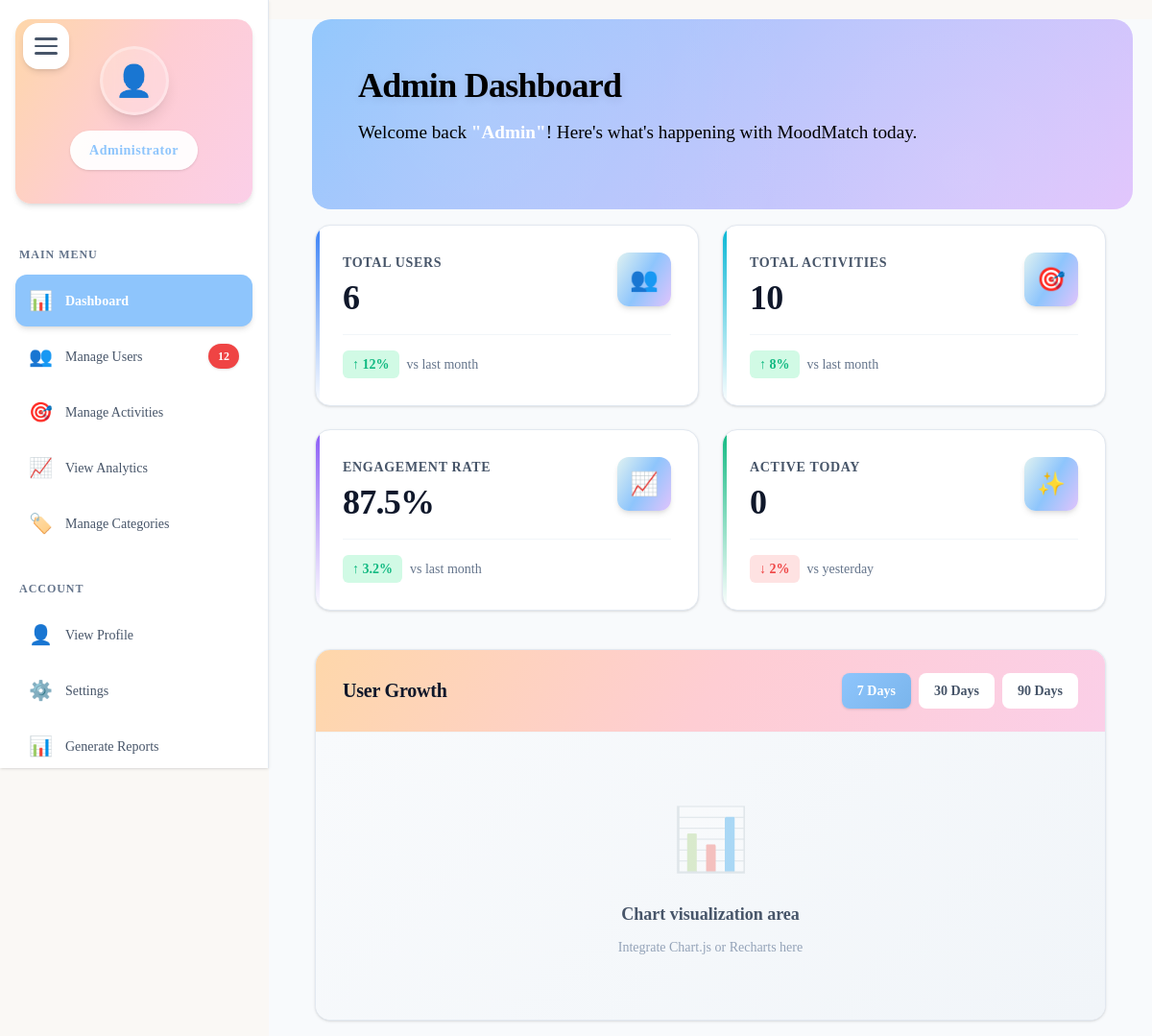
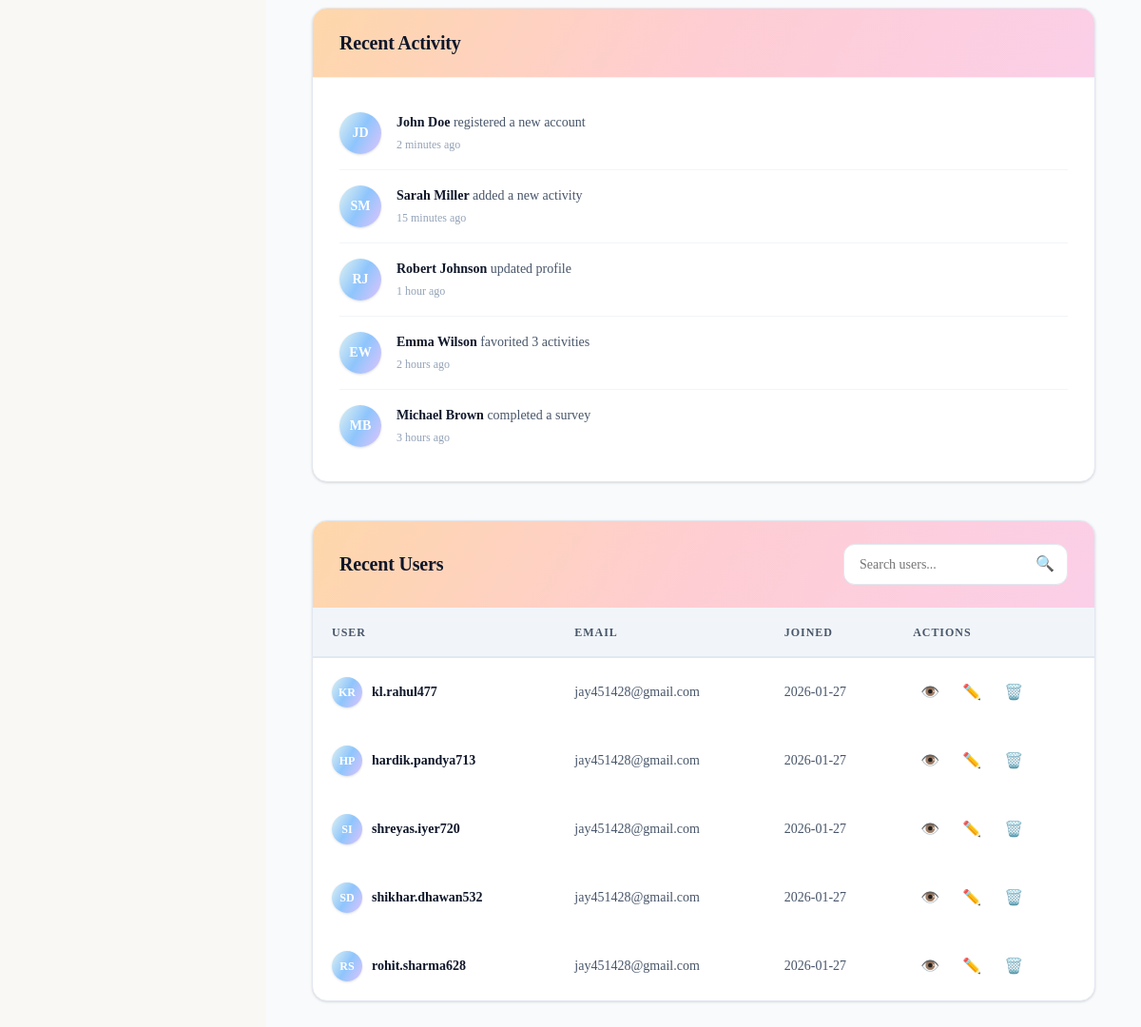
The app's page /admin/admin_dashboard (signed in), older data (2 pictures, top to bottom).
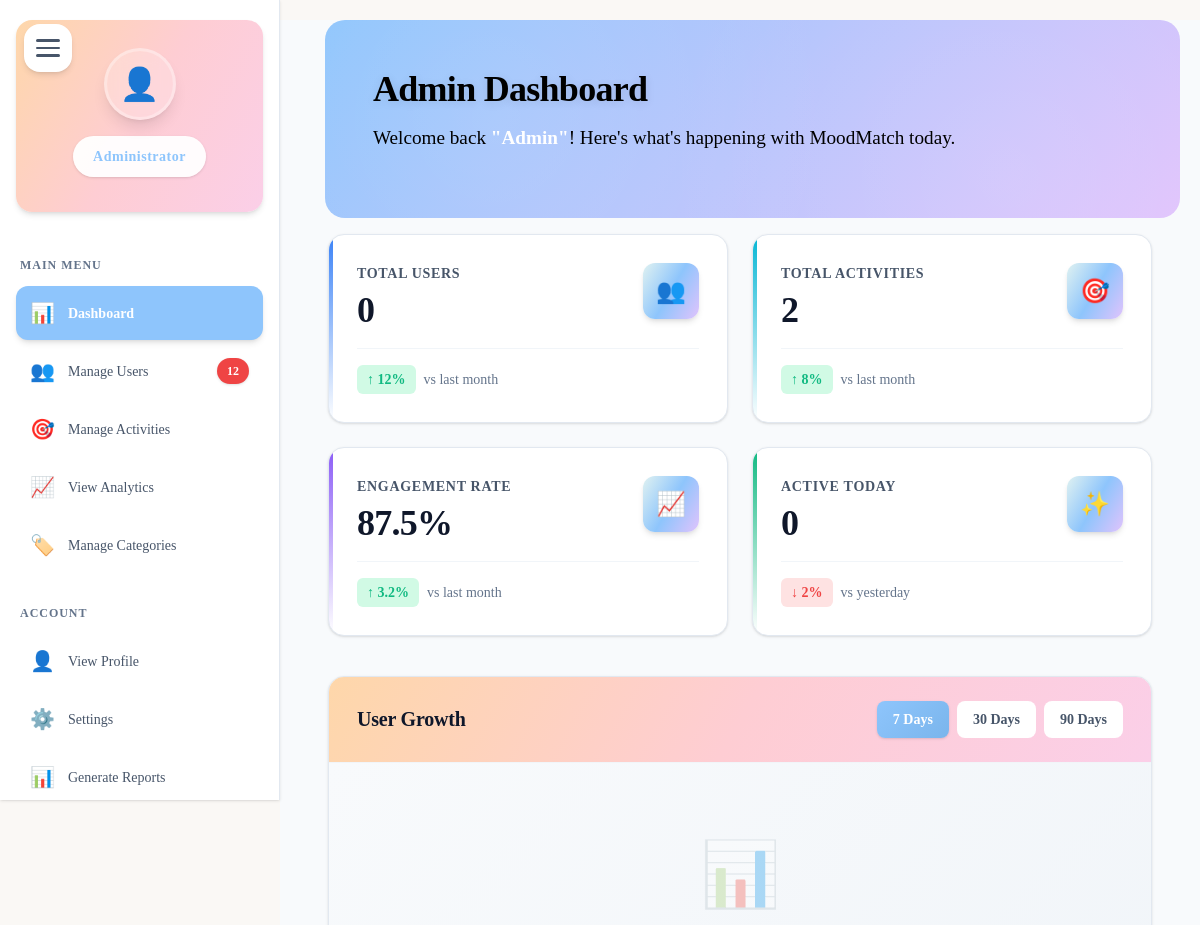
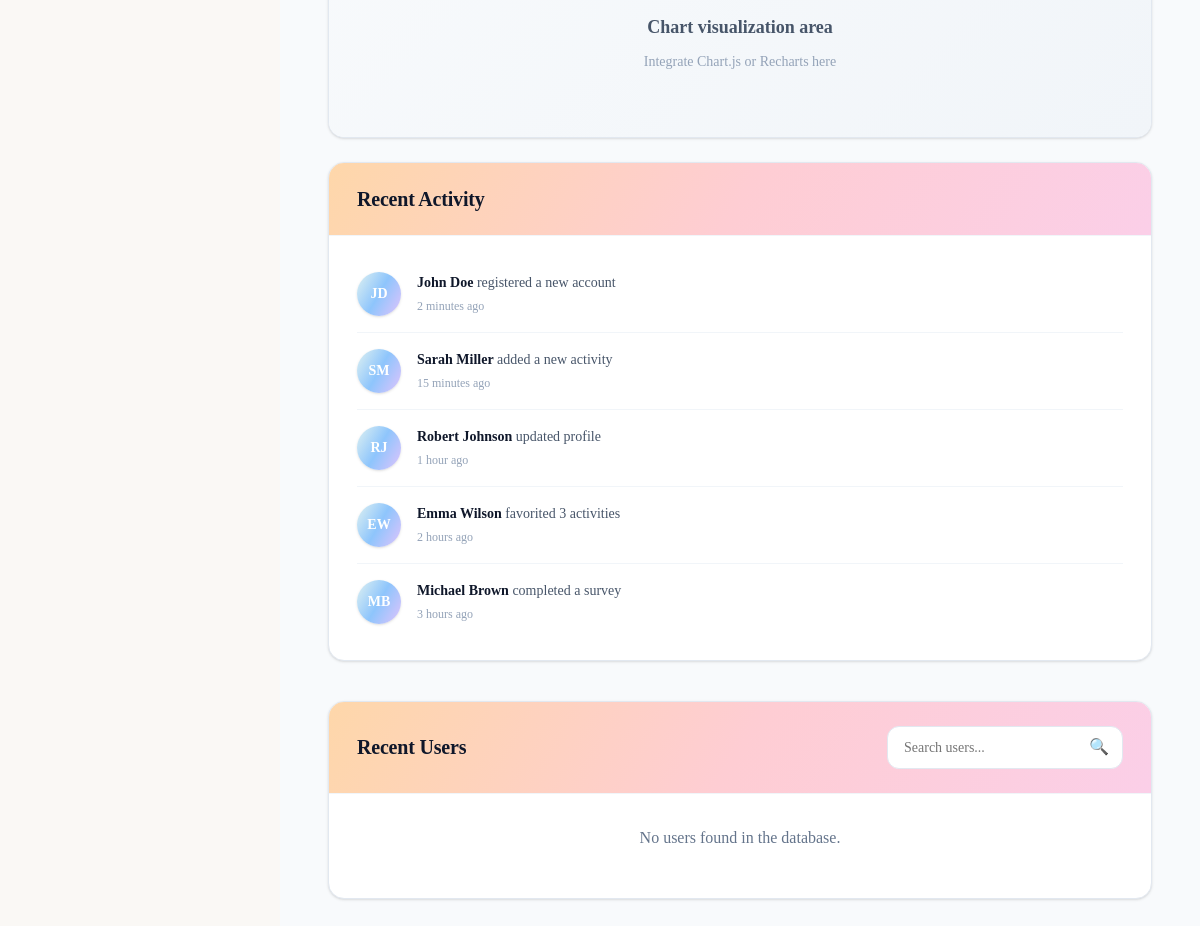
The same page, newer data (2 pictures, top to bottom).
### tables this page shows
CREATE TABLE admins(
    id INTEGER PRIMARY KEY AUTOINCREMENT,
    username TEXT,
    password_hash TEXT NOT NULL
);

CREATE TABLE users (
    id INTEGER PRIMARY KEY AUTOINCREMENT,
    first_name TEXT NOT NULL,
    last_name TEXT NOT NULL,
    email TEXT NOT NULL,
    phone_number TEXT,
    gender TEXT CHECK (gender IN ('male', 'female', 'other')),
    date_of_birth DATE,
    street_address TEXT,
    city TEXT,
    state TEXT,
    postal_code TEXT,
    country TEXT,
    profile_picture TEXT,
    password_hash TEXT NOT NULL,
    created_at DATETIME DEFAULT CURRENT_TIMESTAMP
, username TEXT, reset_code TEXT);

### routes/admin.py (the view)
@admin_bp.route("/admin_dashboard")
@login_required
def admin_dashboard():
    conn = get_db()
    cursor = conn.cursor()
    admins = get_admin_name(cursor)
    cursor.execute("""SELECT COUNT(*) from users""")
    total_users = cursor.fetchone()[0]
    cursor.execute("""SELECT COUNT(*) FROM activities""")
    total_activities = cursor.fetchone()[0]
    today = date.today().isoformat()
    cursor.execute("SELECT COUNT(*) FROM users WHERE DATE(created_at) = ?", (today,))
    registered_today = cursor.fetchone()[0]
    cursor.execute(
        "SELECT username, email, created_at FROM users ORDER BY created_at DESC LIMIT 5"
    )
    users = [dict(row) for row in cursor.fetchall()]
    conn.close()
    return render_template(
        "admin/admin_dashboard.html",
        total_users=total_users,
        total_activities=total_activities,
        registered_today=registered_today,
        users=users,
        admins=admins,
    )

### templates/admin/admin_dashboard.html (shortened to what this page needs)
{% extends 'admin/admin_base.html' %}
{% block sidebar_class %}static-expanded{% endblock %}
{% block admin_styles %}
<link rel="stylesheet" href="{{ url_for('static', filename='css/admin.css') }}" />
{% endblock %}
{% block admin_content %}
<div class="admin-dashboard-wrapper with-static-sidebar">
  <div class="admin-header">
    <div class="admin-header-content">
      <div class="admin-title-section">
        <h1>Admin Dashboard</h1>
        <p class="admin-subtitle">
          Welcome back <b style="color:white;">"{{ admins|capitalize }}"</b>! Here's what's happening with MoodMatch
          today.
        </p>
      </div>
    </div>
  </div>
  <div class="admin-content">
    <div class="admin-stats-grid">
      <div class="admin-stat-card blue">
        <div class="admin-stat-header">
          <div class="admin-stat-info">
            <div class="admin-stat-label">Total Users</div>
            <div class="admin-stat-value">{{ total_users }}</div>
          </div>
          <div class="admin-stat-icon">👥</div>
        </div>
        <div class="admin-stat-footer">
          <span class="admin-stat-trend up">↑ 12%</span>
          <span>vs last month</span>
        </div>
      </div>
      <div class="admin-stat-card cyan">
        <div class="admin-stat-header">
          <div class="admin-stat-info">
            <div class="admin-stat-label">Total Activities</div>
            <div class="admin-stat-value">{{ total_activities }}</div>
          </div>
          <div class="admin-stat-icon">🎯</div>
        </div>
        <div class="admin-stat-footer">
          <span class="admin-stat-trend up">↑ 8%</span>
          <span>vs last month</span>
        </div>
      </div>
      <div class="admin-stat-card purple">
        <div class="admin-stat-header">
          <div class="admin-stat-info">
            <div class="admin-stat-label">Engagement Rate</div>
            <div class="admin-stat-value">87.5%</div>
          </div>
          <div class="admin-stat-icon">📈</div>
        </div>
        <div class="admin-stat-footer">
          <span class="admin-stat-trend up">↑ 3.2%</span>
          <span>vs last month</span>
        </div>
      </div>
      <div class="admin-stat-card green">
        <div class="admin-stat-header">
          <div class="admin-stat-info">
            <div class="admin-stat-label">Active Today</div>
            <div class="admin-stat-value">{{ registered_today }}</div>
          </div>
          <div class="admin-stat-icon">✨</div>
        </div>
        <div class="admin-stat-footer">
          <span class="admin-stat-trend down">↓ 2%</span>
          <span>vs yesterday</span>
        </div>
      </div>
    </div>
    <div class="admin-content-grid">
      <div class="admin-chart-card">
        <div class="admin-card-header">
          <h2 class="admin-card-title">User Growth</h2>
          <div class="admin-card-actions">
            <button class="admin-filter-btn active">7 Days</button>
            <button class="admin-filter-btn">30 Days</button>
            <button class="admin-filter-btn">90 Days</button>
          </div>
        </div>
        <div class="admin-chart-placeholder">
          <div class="admin-chart-placeholder-content">
            <div class="admin-chart-placeholder-icon">📊</div>
            <p>Chart visualization area</p>
            <small style="color: var(--admin-text-muted)">Integrate Chart.js or Recharts here</small>
          </div>
        </div>
      </div>
      <div class="admin-activity-card">
        <div class="admin-card-header">
          <h2 class="admin-card-title">Recent Activity</h2>
        </div>
        <div class="admin-activity-list">
          <div class="admin-activity-item">
            <div class="admin-activity-avatar">JD</div>
            <div class="admin-activity-content">
              <div class="admin-activity-text">
                <strong>John Doe</strong> registered a new account
              </div>
              <div class="admin-activity-time">2 minutes ago</div>
            </div>
          </div>
          <div class="admin-activity-item">
            <div class="admin-activity-avatar">SM</div>
            <div class="admin-activity-content">
              <div class="admin-activity-text">
                <strong>Sarah Miller</strong> added a new activity
              </div>
              <div class="admin-activity-time">15 minutes ago</div>
            </div>
          </div>
          <div class="admin-activity-item">
            <div class="admin-activity-avatar">RJ</div>
            <div class="admin-activity-content">
              <div class="admin-activity-text">
                <strong>Robert Johnson</strong> updated profile
              </div>
              <div class="admin-activity-time">1 hour ago</div>
            </div>
          </div>
          <div class="admin-activity-item">
            <div class="admin-activity-avatar">EW</div>
            <div class="admin-activity-content">
              <div class="admin-activity-text">
                <strong>Emma Wilson</strong> favorited 3 activities
              </div>
              <div class="admin-activity-time">2 hours ago</div>
            </div>
          </div>
          <div class="admin-activity-item">
            <div class="admin-activity-avatar">MB</div>
            <div class="admin-activity-content">
              <div class="admin-activity-text">
                <strong>Michael Brown</strong> completed a survey
              </div>
              <div class="admin-activity-time">3 hours ago</div>
            </div>
          </div>
        </div>
      </div>
    </div>
    <div class="admin-table-card">
      <div class="admin-table-header">
        <h2 class="admin-card-title">Recent Users</h2>
        <div class="admin-search-box">
          <input type="text" class="admin-search-input" placeholder="Search users..." />
          <span class="admin-search-icon">🔍</span>
        </div>
      </div>
      {% if users %}
      <table class="admin-table">
        <thead>
          <tr>
            <th>User</th>
            <th>Email</th>
            <th>Joined</th>
            <th>Actions</th>
          </tr>
        </thead>
        <tbody>
          {% for user in users %}
          <tr>
            <td>
              <div style="display: flex; align-items: center; gap: 10px;">
                <div class="admin-activity-avatar" style="width: 32px; height: 32px; font-size: 0.75rem;">
                  {{ (user.username.split('.')[0][0] + user.username.split('.')[1][0])|upper }}
                </div>
                <strong>
                  {{ user.first_name or '' }} {{ user.last_name or user.username or 'Unknown' }}
                </strong>
              </div>
            </td>
            <td>{{ user.email or '—' }}</td>
            <td>{{ user.created_at[:10] }}</td>
            <td>
              <div class="admin-table-actions">
                <button class="admin-icon-btn" title="View" onclick="viewUser({{ user.id }})">👁️</button>
                <button class="admin-icon-btn" title="Edit" onclick="editUser({{ user.id }})">✏️</button>
                <button class="admin-icon-btn" title="Delete" onclick="deleteUser({{ user.id }})">🗑️</button>
              </div>
            </td>
          </tr>
          {% endfor %}
        </tbody>
      </table>
      {% else %}
      <p style="text-align:center; color:#64748b; padding:2rem;">
        No users found in the database.
      </p>
      {% endif %}
    </div>
  </div>
</div>
{% endblock %}

### templates/admin/admin_base.html (shortened to what this page needs)
{% extends 'base.html' %}
{% block head %}
<link rel="stylesheet" href="{{ url_for('static', filename='css/admin.css') }}"/>
<link rel="stylesheet" href="{{ url_for('static', filename='css/styles.css') }}">
{% block admin_styles %}{% endblock %}
{% endblock %}
{% block content %}
<button class="hamburger-btn" id="hamburgerBtn" aria-label="Toggle sidebar">
  <span></span>
  <span></span>
  <span></span>
</button>
<aside class="admin-sidebar {% block sidebar_class %}{% endblock %}" id="adminSidebar">
  <div class="admin-sidebar-profile">
    <div class="admin-profile-avatar">
      <div class="avatar-circle">👤</div>
    </div>
    <div class="admin-profile-role">Administrator</div>
  </div>
  <nav class="admin-sidebar-nav">
    <div class="admin-nav-section">
      <div class="admin-nav-label">Main Menu</div>
      <ul class="admin-nav-list">
        <li class="admin-nav-item">
          <a href="{{ url_for('admin.admin_dashboard') }}" class="admin-nav-link {% if request.endpoint == 'admin.admin_dashboard' %}active{% endif %}">
            <span class="admin-nav-icon">📊</span>
            <span class="admin-nav-text">Dashboard</span>
          </a>
        </li>
        <li class="admin-nav-item">
          <a href="{{ url_for('admin.manage_users') }}" class="admin-nav-link {% if request.endpoint == 'admin.manage_users' %}active{% endif %}">
            <span class="admin-nav-icon">👥</span>
            <span class="admin-nav-text">Manage Users</span>
            <span class="admin-nav-badge">12</span>
          </a>
        </li>
        <li class="admin-nav-item">
          <a href="{{ url_for('admin.manage_activity') }}" class="admin-nav-link {% if request.endpoint == 'admin.manage_activity' %}active{% endif %}">
            <span class="admin-nav-icon">🎯</span>
            <span class="admin-nav-text">Manage Activities</span>
          </a>
        </li>
        <li class="admin-nav-item">
          <a href="#" class="admin-nav-link">
            <span class="admin-nav-icon">📈</span>
            <span class="admin-nav-text">View Analytics</span>
          </a>
        </li>
        <li class="admin-nav-item">
          <a href="#" class="admin-nav-link">
            <span class="admin-nav-icon">🏷️</span>
            <span class="admin-nav-text">Manage Categories</span>
          </a>
        </li>
      </ul>
    </div>
    <div class="admin-nav-section">
      <div class="admin-nav-label">Account</div>
      <ul class="admin-nav-list">
        <li class="admin-nav-item">
          <a href="#" class="admin-nav-link">
            <span class="admin-nav-icon">👤</span>
            <span class="admin-nav-text">View Profile</span>
          </a>
        </li>
        <li class="admin-nav-item">
          <a href="#" class="admin-nav-link">
            <span class="admin-nav-icon">⚙️</span>
            <span class="admin-nav-text">Settings</span>
          </a>
        </li>
        <li class="admin-nav-item">
          <a href="#" class="admin-nav-link">
            <span class="admin-nav-icon">📊</span>
            <span class="admin-nav-text">Generate Reports</span>
          </a>
        </li>
      </ul>
    </div>
  </nav>
</aside>
{% block admin_content %}{% endblock %}
{% endblock %}

### templates/base.html (shortened to what this page needs)
<!doctype html>
<html lang="en">
  <head>
    <link
      href="https://cdn.jsdelivr.net/npm/bootstrap@5.3.3/dist/css/bootstrap.min.css"
      rel="stylesheet"
    />
    <link
      rel="stylesheet"
      href="{{ url_for('static', filename='css/styles.css') }}"
    />
    {% block head %}{% endblock %}
  </head>
  <body>
    <main class="main-content">{% block content %}{% endblock %}</main>
  </body>
</html>

Row changes from the older to the newer data that the page shows:
removed users: username "KR", username "kl.rahul477", email "jay451428@gmail.com", created_at "2026-01-27"
removed users: username "HP", username "hardik.pandya713", email "jay451428@gmail.com", created_at "2026-01-27"
removed users: username "SI", username "shreyas.iyer720", email "jay451428@gmail.com", created_at "2026-01-27"
removed users: username "SD", username "shikhar.dhawan532", email "jay451428@gmail.com", created_at "2026-01-27"
removed users: username "RS", username "rohit.sharma628", email "jay451428@gmail.com", created_at "2026-01-27"
Text that changed along with them:
{{ total_users }}: "6" → "0"
{{ total_activities }}: "10" → "2"
text no longer shown: "USER EMAIL JOINED ACTIONS"
text now shown: "No users found in the database."
